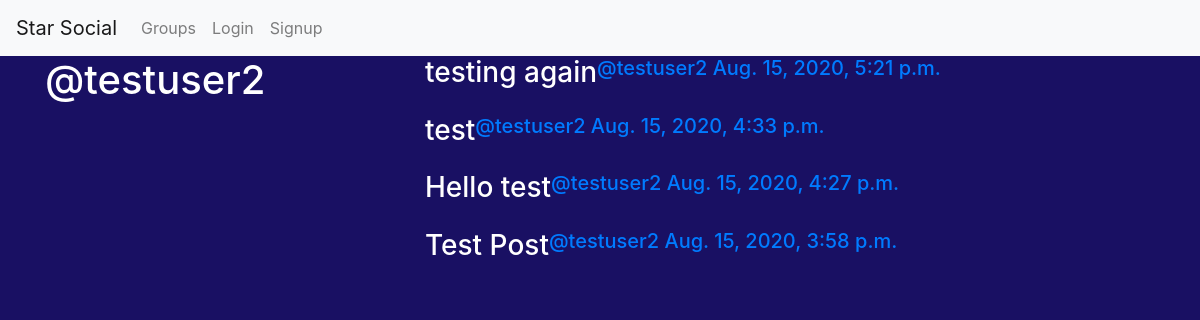
Page /posts/by/testuser2 on the committed database.
### post/models.py (models this page shows, shortened)
class Post(models.Model):
    user = models.ForeignKey(User,on_delete=models.CASCADE,related_name='posts')
    created_at = models.DateTimeField(auto_now=True)
    message = models.TextField()
    message_html = models.TextField(editable=False)
    group = models.ForeignKey(Group,on_delete=models.CASCADE,related_name='posts',null=True,blank=True)
    class Meta():
        ordering = ['-created_at']
        unique_together = ['user','message']

### post/views.py (the view)
# urls.py: path('by/<username>',views.UserPostView.as_view(),name='for_user'),
class UserPostView(generic.ListView):
    model = models.Post
    template_name = 'post/user_post_list.html'
    def get_queryset(self):
        try:
            self.post_user = User.objects.prefetch_related('posts').get(username__iexact=self.kwargs.get('username'))
        except User.DoesNotExist:
            raise Http404
        else:
            return self.post_user.posts.all()
    def get_context_data(self,**kwargs):
        context = super().get_context_data(**kwargs)
        context['post_user'] = self.post_user
        return context

### post/templates/post/user_post_list.html
{% extends "post/post_base.html" %}
{% load bootstrap3 %}
  {% block prepost %}
  <div class="col-md-4">
    <h1>@{{post_user.username}}</h1>
  </div>
  {% endblock %}
  {% block post_content %}
    <div class="col-md-8">
      {% for post in post_list %}
        {% include 'post/_post.html' %}
      {% endfor %}
    </div>
  {% endblock %}

### post/templates/post/_post.html (shortened to what this page needs)
<div class="post media">
  <h3>{{post.message_html|safe}}</h3>
  <div class="media-body">
    <h5 class="media-heading">
    <span class="username">
      <a href="{% url "post:for_user" username=post.user.username%}">@{{post.user.username}}</a>
    </span>
    <time class="time">
      <a href="{% url 'post:single' username=post.user.username pk=post.pk %}">{{post.created_at}}</a>
    </time>
    </h5>
  </div>
</div>

### static/simplesocial/css/master.css (style rules this page uses)
body { margin: 0; overflow: hidden; background color: black; color: white; }

### static/css/master.css (style rules this page uses)
html, body { height: 100%; width: 100%; overflow: hidden; background: #191063; margin: 0; }

### rows in the picture
Post: message_html "testing again", user.username "testuser2", created_at "Aug. 15, 2020, 5:21 p.m."
Post: message_html "test", user.username "testuser2", created_at "Aug. 15, 2020, 4:33 p.m."
Post: message_html "Hello test", user.username "testuser2", created_at "Aug. 15, 2020, 4:27 p.m."
Post: message_html "Test Post", user.username "testuser2", created_at "Aug. 15, 2020, 3:58 p.m."

### other values in the picture
{{ post_user.username }} "testuser2"
